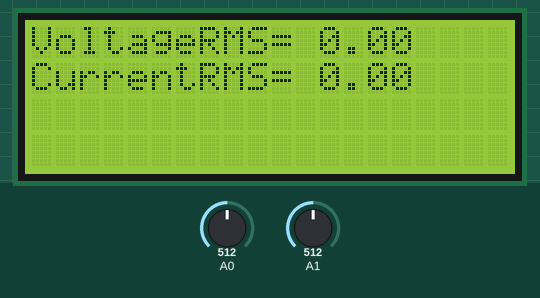
Simulated run of this sketch. Board: Arduino Uno, built with avr-gcc and run on an emulated ATmega328P. Parts: 20×4 character LCD. The test bench sets the inputs (shaded band); at power-on: A0 = 512, A1 = 512.

Above: at 1.2 s.
1.3 s: A0 set to 716
At 3.0 s:
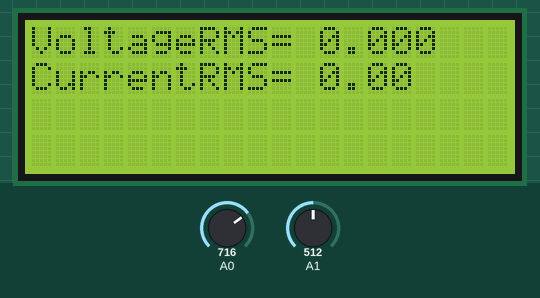
3.3 s: A0 set to 900
At 3.7 s:
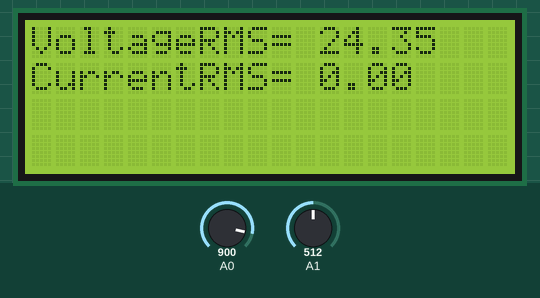
5.3 s: A0 set to 1023
At 5.7 s:
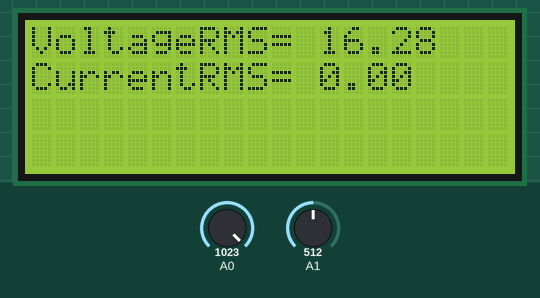
Timing chart, 0 to 8.3 s (numbered marks = the images above; inputs shaded):
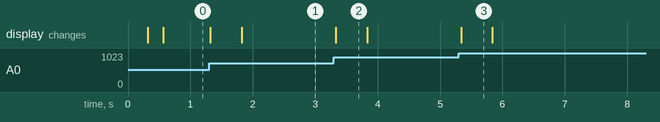

The sketch:

VoltageCurrentRMSmeasurement.ino
```cpp
#include<LiquidCrystal.h>
#include"ACmeter.h"
LiquidCrystal lcd(8,9,10,11,12,13);
const int CS_channel=A1;
const int VS_channel=A0;
const int CS_sensitivity=100.0;
double sensed_rms;
double amps_rms;
const float r_const=2.00;// r4/(r1+r4)
const float t_const =19.17;// vsec*(lprim/lsec)^(1/2)
double volt_at_divider;
double volt_at_sec;
double volt_at_prim;
float error;
void setup(){
  lcd.begin(20,4);
  lcd.setCursor(0,0);
  lcd.print("VoltageRMS=");
  lcd.setCursor(0,1);
  lcd.print("CurrentRMS=");
}
void loop(){
  AcMeter a;
  AcMeter b;
  lcd.setCursor(12,0);
  volt_at_divider=a.getRMS(VS_channel);
  volt_at_sec=r_const*volt_at_divider;
  volt_at_prim=t_const*volt_at_sec;
  lcd.print(volt_at_prim);
  lcd.setCursor(12,1);
  sensed_rms=b.getRMS(CS_channel)*1000.0/CS_sensitivity;
  amps_rms=sensed_rms/2.0;
  lcd.print(amps_rms);

}
```

ACmeter.h
```cpp
#ifndef ACMETER_H
#define ACMETER_H

class AcMeter
{
  double result;
  int readValue;
  int maxValue = 0;
  int minValue = 1024;
  public:

  double getPeak(int channelName);
  double getRMS(int channelName);

};

double AcMeter::getPeak(int channelName){
    uint32_t start_time = millis();
    while((millis()-start_time) < 250){
      readValue = analogRead(channelName);
      if (readValue > maxValue){
        maxValue = readValue;
      }
      if (readValue < minValue){
        minValue = readValue;
      }
    }
    result = ((maxValue - minValue) * 5.0)/1024.0;
    return result;
}
double AcMeter::getRMS(int channelName){

    return(getPeak(channelName)*0.707);

}

#endif
```

Measured:
- after the input at 1.3 s, the display: first changes at once (image 1 shows a later state)
- after the input at 3.3 s, the display: changes at once (image 2)
- after the input at 5.3 s, the display: changes at once (image 3)
- what the display in image 2 shows lasts 0.5 s, from 3.3 s to 3.8 s
